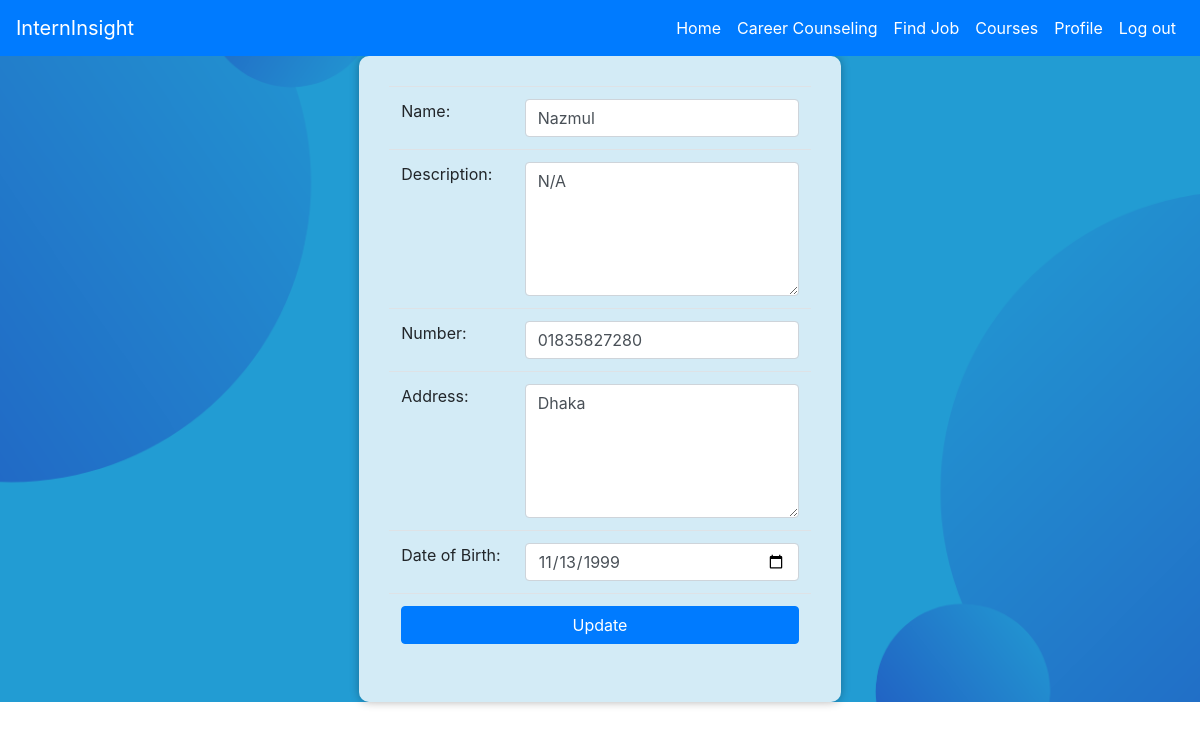
The app's page /editprofile.php (signed in) with its own data.
### tables this page shows
CREATE TABLE `user` (
  `name` varchar(50) DEFAULT NULL,
  `email` varchar(100) NOT NULL,
  `pass` varchar(100) DEFAULT NULL,
  `description` varchar(500) DEFAULT NULL,
  `number` varchar(11) DEFAULT NULL,
  `address` varchar(500) DEFAULT NULL,
  `DOB` varchar(50) DEFAULT NULL,
  `img` varchar(200) DEFAULT NULL,
  `acctype` varchar(20) DEFAULT NULL
);

### editprofile.php (the view, shortened to what this page needs)
<?php
    include("php/conn.php");
    $email = $_SESSION['email'];
    $query = "SELECT * FROM `user` WHERE email = '$email'";
    $run = mysqli_query($conn, $query);
    $r = mysqli_fetch_assoc($run);
?>
<!DOCTYPE html>
<html lang="en">
<head>
    <link rel="stylesheet" href="https://maxcdn.bootstrapcdn.com/bootstrap/4.5.2/css/bootstrap.min.css">
</head>
<body>
    <?php include("header.php"); ?>
    <div id="container">
        <form action="php/edit.php" method="POST" enctype="multipart/form-data">
            <table class="table">
                <tr>
                    <td><label for="name">Name:</label></td>
                    <td><input type="text" name="name" id="name" class="form-control" value="<?php echo $r['name']; ?>"></td>
                </tr>
                <tr>
                    <td><label for="des">Description:</label></td>
                    <td><textarea name="des" id="des" cols="20" rows="5" class="form-control"><?php echo $r['description']; ?></textarea></td>
                </tr>
                <tr>
                    <td><label for="num">Number:</label></td>
                    <td><input type="text" name="num" id="num" class="form-control" value="<?php echo $r['number']; ?>"></td>
                </tr>
                <tr>
                    <td><label for="address">Address:</label></td>
                    <td><textarea name="address" id="address" cols="20" rows="5" class="form-control"><?php echo $r['address']; ?></textarea></td>
                </tr>
                <tr>
                    <td><label for="dob">Date of Birth:</label></td>
                    <td><input type="date" name="dob" id="dob" class="form-control" value="<?php echo $r['DOB']; ?>"></td>
                </tr>
                <tr>
                    <td colspan="2"><input type="submit" value="Update" name="submit" class="btn btn-primary btn-block"></td>
                </tr>
            </table>
        </form>
    </div>
</body>
</html>

### editprofile.php (style rules this page uses)
body { background-image: url('bg1.png'); background-size: cover; background-position: center; background-repeat: no-repeat; margin: 0; display: flex; justify-content: center; align-items: center; }
#container { background-color: rgba(255, 255, 255, 0.8); padding: 30px; border-radius: 10px; box-shadow: 0 0 10px rgba(0, 0, 0, 0.3); display: flex; justify-content: space-around; }

### header.php (style rules this page uses)
body { padding-top: 56px; }

### records on screen
user: name "Nazmul", des "N/A", num "01835827280", address "Dhaka", dob "11/13/1999"
